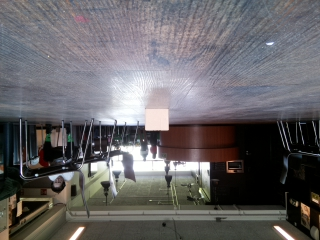
#> input picture motherforker-9000/images/calibration/2023-05-02_15-38-53.jpg, 320 x 240 px, found by its file name
$ jupyter execute --allow-errors contours.ipynb
#> lines starting #> are read from the running program, lines starting #| are printed output that depends on the picture; after the words box and inside, x2 and y2 are one past the last pixel; in counts of white or black regions, pixels touching at a corner belong together
[cell 1]
import cv2
from matplotlib import pyplot as plt
import numpy as np

[cell 2]
import cv2
from matplotlib import pyplot as plt
from google.colab.patches import cv2_imshow
import numpy as np

img = cv2.imread("2023-05-02_15-38-53.jpg")
#> img is the input picture: shape (240, 320, 3); mean B, G, R 102.4, 100.4, 102.8
img = cv2.flip(img, -1)
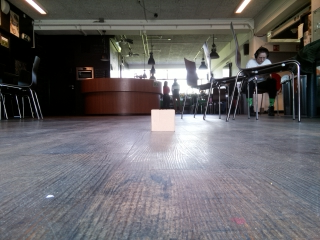
#> img: shape (240, 320, 3); mean B, G, R 102.4, 100.4, 102.8
img_rgb = cv2.cvtColor(img, cv2.COLOR_BGR2RGB)

# Remove top 120 pixels
img_rgb = img_rgb[120:,:]
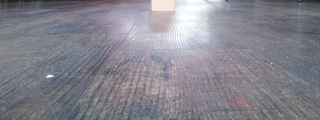
#> img_rgb: shape (120, 320, 3); mean R, G, B 134, 132.6, 142

# Increase contrast
img_rgb = cv2.convertScaleAbs(img_rgb, alpha=1.5, beta=0)
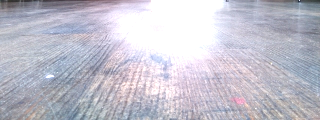
#> img_rgb: shape (120, 320, 3); mean R, G, B 194.4, 192.9, 205.1

edges = cv2.Canny(img_rgb,200,500)
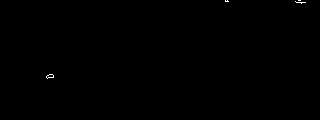
#> edges: shape (120, 320); 0.1% white in thin lines or dots, all inside (x1, y1, x2, y2) = (46, 0, 306, 79)
contours, hierarchy = cv2.findContours(edges, cv2.RETR_TREE, cv2.CHAIN_APPROX_SIMPLE)
#> contours = 5 contours, all with area under 20
largest_contour = max(contours, key=cv2.contourArea)
#> largest_contour = contour of 10 points, box (x1, y1, x2, y2) (46, 74, 54, 79), area 18
bounding_rect = cv2.boundingRect(largest_contour)
#> bounding_rect = (46, 74, 8, 5)


# draw a green rectangle to visualize the bounding rect
cv2.rectangle(img_rgb, (bounding_rect[0], bounding_rect[1]), \
    (bounding_rect[0]+bounding_rect[2], bounding_rect[1]+bounding_rect[3]), (0,255,0), 2)
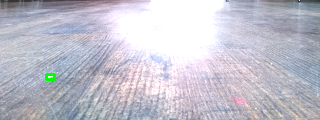
#> img_rgb: shape (120, 320, 3); 0.19% of pixels changed, all inside (x1, y1, x2, y2) = (45, 73, 56, 81)


plt.subplot(1, 1, 1)
plt.imshow(img_rgb)
plt.show()

$ run again, with motherforker-9000/images/calibration/2023-05-02_15-58-05.jpg copied over motherforker-9000/images/calibration/2023-05-02_15-38-53.jpg
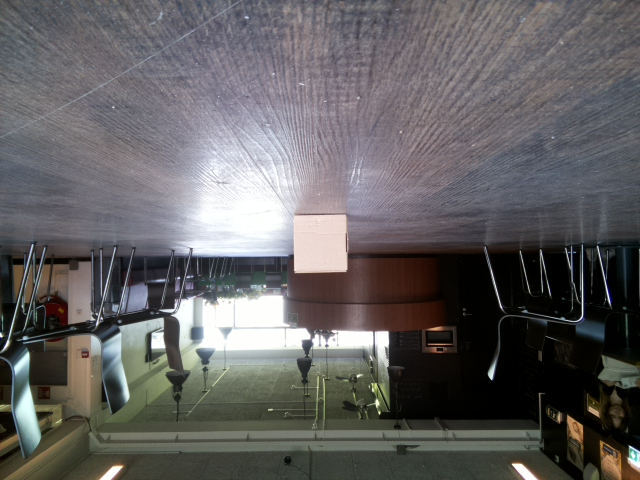
#> input picture motherforker-9000/images/calibration/2023-05-02_15-58-05.jpg, 640 x 480 px, found by its file name
#> img is the input picture: shape (480, 640, 3); mean B, G, R 97.8, 97.2, 99.1
#> `edges = cv2.Canny(img_rgb,200,500)`:
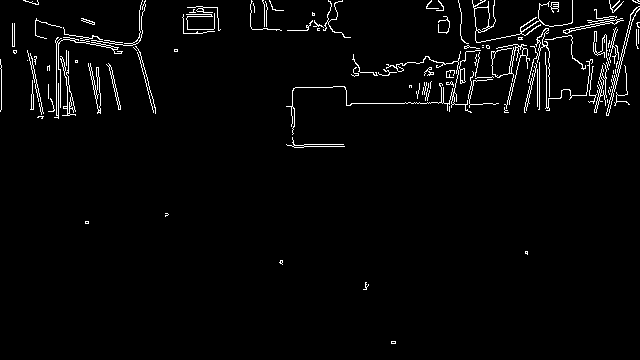
#> edges: shape (360, 640); 2.7% white in thin lines or dots
#> contours = 219 contours, 180 with area under 20; largest, box (x1, y1, x2, y2) and area: (472, 0, 573, 43) 372, (474, 7, 490, 32) 298, (88, 63, 101, 114) 180, (491, 44, 530, 109) 148, (594, 63, 607, 113) 136
#> largest_contour = contour of 263 points, box (x1, y1, x2, y2) (472, 0, 573, 43), area 372
#> bounding_rect = (472, 0, 101, 43)
#> `cv2.rectangle(img_rgb, (bounding_rect[0], bounding_rect[1]), \ (boundi..`:
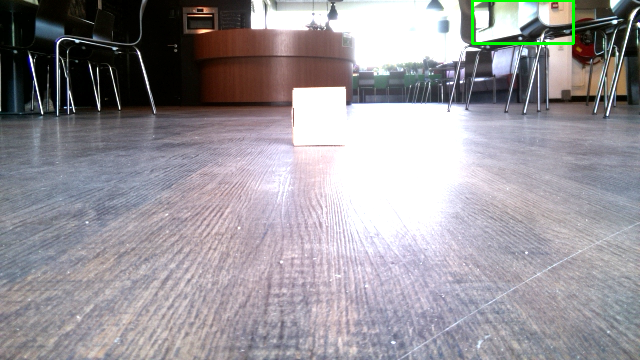
#> img_rgb: shape (360, 640, 3); mean R, G, B 153.9, 149.8, 155.4
